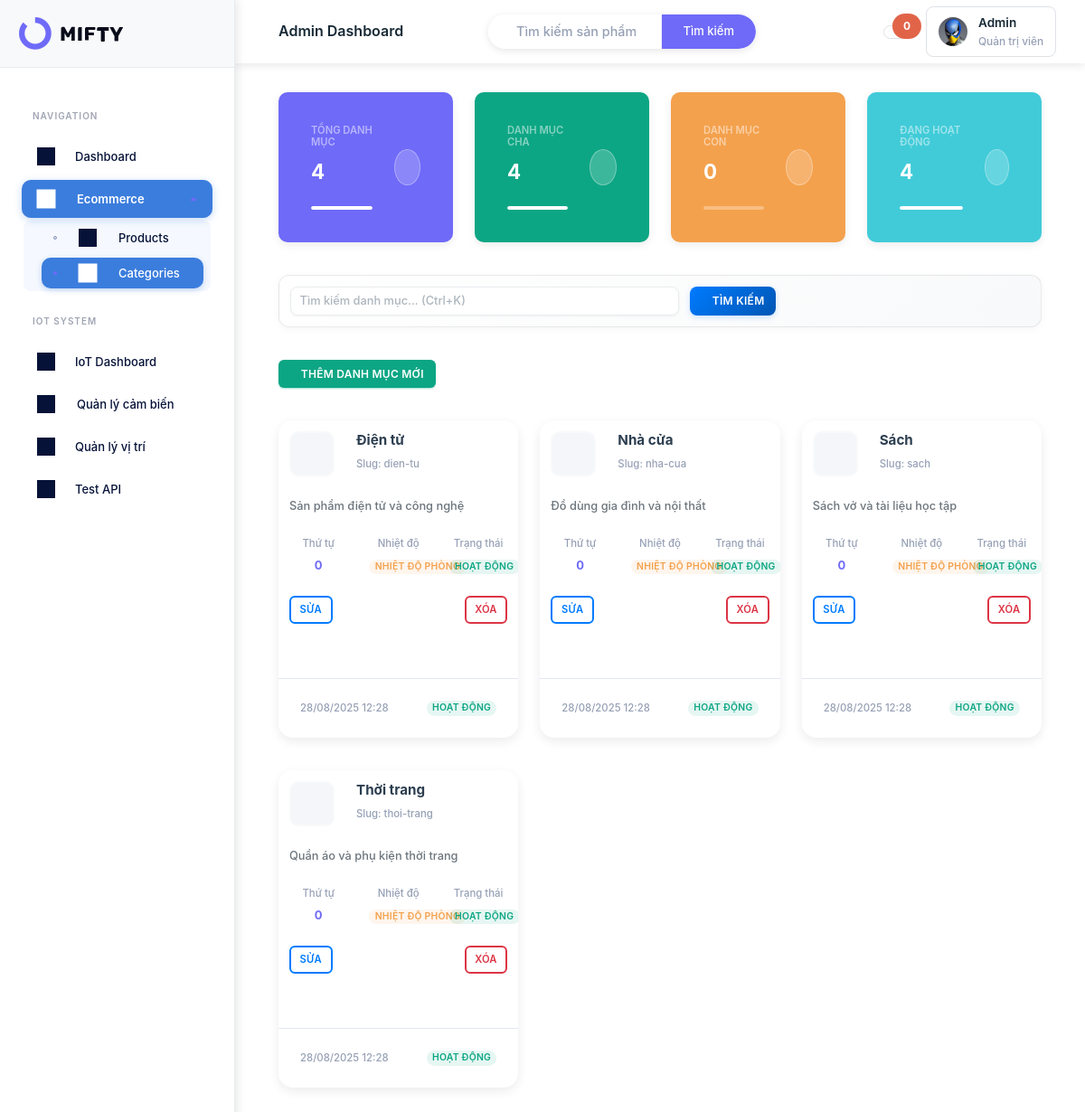
Screenshot of /admin/categories/index.php with the database file from the repository.
### tables this page shows
CREATE TABLE IF NOT EXISTS categories (
    id INT AUTO_INCREMENT PRIMARY KEY,
    name VARCHAR(255) NOT NULL,
    slug VARCHAR(255) UNIQUE NOT NULL,
    description TEXT,
    parent_id INT DEFAULT NULL,
    image VARCHAR(255),
    temperature_type ENUM('frozen', 'chilled', 'ambient') DEFAULT 'ambient' COMMENT 'Loại nhiệt độ: frozen(≤-18°C), chilled(0-5°C), ambient(15-33°C)',
    is_active BOOLEAN DEFAULT TRUE,
    sort_order INT DEFAULT 0,
    created_at TIMESTAMP DEFAULT CURRENT_TIMESTAMP,
    updated_at TIMESTAMP DEFAULT CURRENT_TIMESTAMP ON UPDATE CURRENT_TIMESTAMP,
    FOREIGN KEY (parent_id) REFERENCES categories(id) ON DELETE SET NULL
);

### admin/categories/index.php (the view, shortened to what the rows shown need)
<?php
require_once '../../config/database.php';
require_once '../../models/Category.php';
$category = new Category();
$categories_result = $category->getAll();
$categories = [];
while($row = $categories_result->fetch()) {
    $categories[] = $row;
}
$total_categories = $category->count();
$parent_categories = $category->getParentCategories();
$parent_count = $parent_categories->rowCount();
$search_keyword = '';
$display_categories = $categories;
?>
<!DOCTYPE html>
<html lang="vi" dir="ltr" data-startbar="light" data-bs-theme="light">
<head>
    <link href="../../assets/css/bootstrap.min.css" rel="stylesheet" type="text/css" />
    <link href="../../assets/css/icons.min.css" rel="stylesheet" type="text/css" />
    <link href="../../assets/css/app.min.css" rel="stylesheet" type="text/css" />
    <link href="../../assets/css/custom-override.css" rel="stylesheet" type="text/css" />
    <link href="../partials/layout.css" rel="stylesheet" type="text/css" />
    <link href="../../assets/css/widget.css" rel="stylesheet" type="text/css" />
</head>
<body>
    <div class="content-page">
        <div class="content">
            <div class="container-fluid">
                    <div class="row">
                        <div class="col-md-6 col-lg-3 mb-2">
                            <div class="card stat-card bg-primary text-white">
                                <div class="card-body p-4">
                                    <div class="d-flex justify-content-between align-items-center">
                                        <div class="flex-grow-1">
                                            <h2 class="mb-0 fw-bold"><?php echo $total_categories; ?></h2>
                                        </div>
                                    </div>
                                </div>
                            </div>
                        </div>
                        <div class="col-md-6 col-lg-3 mb-2">
                            <div class="card stat-card bg-success text-white">
                                <div class="card-body p-4">
                                    <div class="d-flex justify-content-between align-items-center">
                                        <div class="flex-grow-1">
                                            <h2 class="mb-0 fw-bold"><?php echo $parent_count; ?></h2>
                                        </div>
                                    </div>
                                </div>
                            </div>
                        </div>
                        <div class="col-md-6 col-lg-3 mb-2">
                            <div class="card stat-card bg-warning text-white">
                                <div class="card-body p-4">
                                    <div class="d-flex justify-content-between align-items-center">
                                        <div class="flex-grow-1">
                                            <h2 class="mb-0 fw-bold"><?php echo $total_categories - $parent_count; ?></h2>
                                        </div>
                                    </div>
                                </div>
                            </div>
                        </div>
                        <div class="col-md-6 col-lg-3 mb-2">
                            <div class="card stat-card bg-info text-white">
                                <div class="card-body p-4">
                                    <div class="d-flex justify-content-between align-items-center">
                                        <div class="flex-grow-1">
                                            <?php
                                            $active_categories = count(array_filter($categories, function($cat) {
                                                return isset($cat['is_active']) && $cat['is_active'] == 1;
                                            }));
                                            ?>
                                            <h2 class="mb-0 fw-bold"><?php echo $active_categories; ?></h2>
                                        </div>
                                    </div>
                                </div>
                            </div>
                        </div>
                    </div>
                    <div class="row content-fade" id="categoryList">
                        <?php if(empty($display_categories)): ?>
                            <div class="col-12">
                                <?php if(!empty($search_keyword)): ?>
                                    <div class="search-empty-state">
                                        <i class="iconoir-search"></i>
                                        <h5>Không tìm thấy danh mục nào</h5>
                                        <p>Không có danh mục nào khớp với từ khóa "<strong><?php echo htmlspecialchars($search_keyword); ?></strong>".</p>
                                        <div class="search-suggestions">
                                            <h6><i class="iconoir-lightbulb"></i> Gợi ý tìm kiếm:</h6>
                                            <ul>
                                                <li>Kiểm tra chính tả từ khóa tìm kiếm</li>
                                                <li>Thử từ khóa ngắn hơn hoặc khác</li>
                                                <li>Xóa bộ lọc để xem tất cả danh mục</li>
                                            </ul>
                                        </div>
                                    </div>
                                <?php else: ?>
                                    <div class="card empty-state">
                                        <div class="card-body text-center py-5">
                                            <h5 class="mt-3">Chưa có danh mục nào</h5>
                                            <button type="button" class="btn btn-primary mt-3 quick-action" onclick="openCreateCategoryModal()">
                                                <i class="iconoir-plus me-2"></i> Tạo danh mục đầu tiên
                                            </button>
                                        </div>
                                    </div>
                                <?php endif; ?>
                            </div>
                        <?php else: ?>
                            <?php foreach($display_categories as $cat): ?>
                                <div class="col-lg-4 col-md-6 mb-4">
                                    <div class="card category-card h-100">
                                        <div class="card-body">
                                            <div class="d-flex align-items-start mb-3">
                                                <?php if(!empty($cat['image'])): ?>
                                                    <img src="../../<?php echo htmlspecialchars($cat['image']); ?>"
                                                         alt="<?php echo htmlspecialchars($cat['name']); ?>"
                                                         class="category-image me-3">
                                                <?php else: ?>
                                                    <div class="category-image bg-light d-flex align-items-center justify-content-center me-3" style="width: 50px; height: 50px; border-radius: 10px; border: 2px solid #f8f9fa;">
                                                    </div>
                                                <?php endif; ?>
                                                <div class="flex-grow-1">
                                                    <h5 class="card-title mb-1"><?php echo htmlspecialchars($cat['name']); ?></h5>
                                                    <small class="text-muted">Slug: <?php echo htmlspecialchars($cat['slug']); ?></small>
                                                </div>
                                            </div>
                                            <p class="card-text mb-3">
                                                <?php echo htmlspecialchars(substr($cat['description'], 0, 80)) . (strlen($cat['description']) > 80 ? '...' : ''); ?>
                                            </p>
                                            <div class="row text-center mb-3">
                                                <div class="col-4">
                                                    <small class="text-muted d-block mb-1">Thứ tự</small>
                                                    <div class="fw-bold text-primary fs-6">
                                                        <?php echo $cat['sort_order']; ?>
                                                    </div>
                                                </div>
                                                <div class="col-4">
                                                    <small class="text-muted d-block mb-1">Nhiệt độ</small>
                                                    <div>
                                                        <?php
                                                        $temp_type = isset($cat['temperature_type']) ? $cat['temperature_type'] : 'ambient';
                                                        $temp_labels = [
                                                            'frozen' => ['Đông lạnh', 'bg-info-subtle text-info'],
                                                            'chilled' => ['Lạnh mát', 'bg-primary-subtle text-primary'],
                                                            'ambient' => ['Nhiệt độ phòng', 'bg-warning-subtle text-warning']
                                                        ];
                                                        $temp_info = $temp_labels[$temp_type] ?? $temp_labels['ambient'];
                                                        ?>
                                                        <span class="badge <?php echo $temp_info[1]; ?>">
                                                            <?php echo $temp_info[0]; ?>
                                                        </span>
                                                    </div>
                                                </div>
                                                <div class="col-4">
                                                    <small class="text-muted d-block mb-1">Trạng thái</small>
                                                    <div>
                                                        <span class="badge <?php echo (isset($cat['is_active']) && $cat['is_active'] == 1) ? 'bg-success-subtle text-success' : 'bg-secondary-subtle text-secondary'; ?>">
                                                            <?php echo (isset($cat['is_active']) && $cat['is_active'] == 1) ? 'Hoạt động' : 'Không hoạt động'; ?>
                                                        </span>
                                                    </div>
                                                </div>
                                            </div>
                                            <div class="d-flex justify-content-between mb-3">
                                                <button type="button"
                                                        class="btn btn-outline-primary"
                                                        onclick="openEditCategoryModal(<?php echo $cat['id']; ?>, '<?php echo htmlspecialchars(addslashes($cat['name'])); ?>', '<?php echo htmlspecialchars(addslashes($cat['slug'])); ?>', '<?php echo htmlspecialchars(addslashes($cat['description'])); ?>', <?php echo $cat['parent_id'] ?: 'null'; ?>, <?php echo $cat['sort_order']; ?>, <?php echo $cat['is_active']; ?>, '<?php echo htmlspecialchars(addslashes($cat['image'])); ?>', '<?php echo isset($cat['temperature_type']) ? $cat['temperature_type'] : 'ambient'; ?>')">
                                                    <i class="iconoir-edit"></i> Sửa
                                                </button>
                                                <button type="button"
                                                        class="btn btn-outline-danger"
                                                        onclick="deleteCategory(<?php echo $cat['id']; ?>, '<?php echo htmlspecialchars(addslashes($cat['name'])); ?>')">
                                                    <i class="iconoir-trash"></i> Xóa
                                                </button>
                                            </div>
                                        </div>
                                        <div class="card-footer bg-transparent border-top">
                                            <div class="d-flex justify-content-between align-items-center">
                                                <small class="text-muted">
                                                    <?php echo date('d/m/Y H:i', strtotime($cat['created_at'])); ?>
                                                </small>
                                                <span class="badge <?php echo (isset($cat['is_active']) && $cat['is_active'] == 1) ? 'bg-success-subtle text-success' : 'bg-secondary-subtle text-secondary'; ?>">
                                                    <?php echo (isset($cat['is_active']) && $cat['is_active'] == 1) ? 'Hoạt động' : 'Không hoạt động'; ?>
                                                </span>
                                            </div>
                                        </div>
                                    </div>
                                </div>
                            <?php endforeach; ?>
                        <?php endif; ?>
                    </div>
                </div>
            </div>
        </div>
</body>
</html>

### rows the page displays
categories: name "Điện tử", slug "dien-tu", description "Sản phẩm điện tử và công nghệ", sort_order "0", temperature_type "NHIỆT ĐỘ PHÒNG", is_active "HOẠT ĐỘNG", created_at "28/08/2025 12:28"
categories: name "Nhà cửa", slug "nha-cua", description "Đồ dùng gia đình và nội thất", sort_order "0", temperature_type "NHIỆT ĐỘ PHÒNG", is_active "HOẠT ĐỘNG", created_at "28/08/2025 12:28"
categories: name "Sách", slug "sach", description "Sách vở và tài liệu học tập", sort_order "0", temperature_type "NHIỆT ĐỘ PHÒNG", is_active "HOẠT ĐỘNG", created_at "28/08/2025 12:28"
categories: name "Thời trang", slug "thoi-trang", description "Quần áo và phụ kiện thời trang", sort_order "0", temperature_type "NHIỆT ĐỘ PHÒNG", is_active "HOẠT ĐỘNG", created_at "28/08/2025 12:28"

### other values shown
$total_categories "4"
$parent_count "4"
$total_categories - $parent_count "0"
$active_categories "4"
